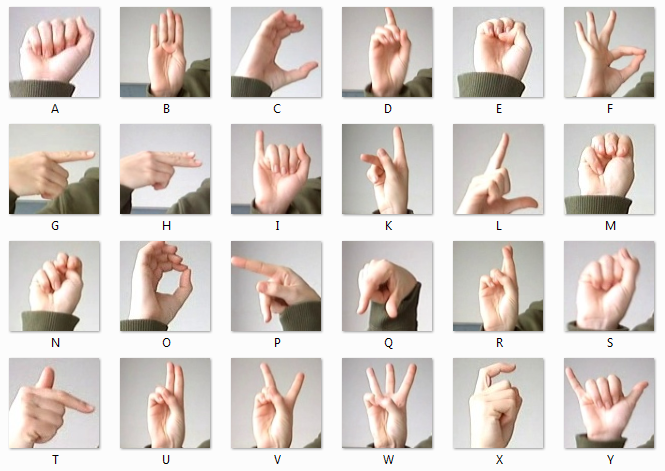
#> input picture Datos/sign-language-mnist/amer_sign2.png, 665 x 471 px, found by its file name
$ jupyter execute --allow-errors 'Imágenes_como_matrices_y_vectores.ipynb'
#> lines starting #> are read from the running program, lines starting #| are printed output that depends on the picture
<a href="https://colab.research.google.com/github/AnIsAsPe/Algebra_lineal-para-ML/blob/main/Im%C3%A1genes_como_matrices_y_vectores.ipynb" target="_parent"></a>

Conjunto de Datos de Kaggle [Sign Language MNIST](https://www.kaggle.com/datamunge/sign-language-mnist) enfocado a clasificación de imágenes

# Importar bibliotecas

[cell 1]
import numpy as np
import pandas as pd
from skimage import io

import matplotlib.pyplot as plt
import seaborn as sns

# Explorar una imágen png

[cell 2]
imagen = io.imread('/content/drive/MyDrive/Datos/sign-language-mnist/amer_sign2.png')
#> imagen is the input picture: shape (471, 665, 4); mean R, G, B, A 216.2, 207.3, 201.9, 255
print(imagen.shape)
#| (471, 665, 4)

* ¿cuántos pixeles tiene la imágen?
* ¿es a color o está en escala de grises?
* ¿cuántos canales tiene?
* ¿Qué significa el cuarto canal llamado "alfa"?

[cell 3]
io.imshow(imagen)
plt.show()

[cell 4]
#profundida del color

print(imagen.min())
#| 0
print(imagen.max())
#| 255

## Dividir imagen por canales

[cell 5]
#los rojos están en primer canal, es necesario eliminar los otros dos
rojo = imagen.copy()
rojo[:, :, 1] = 0
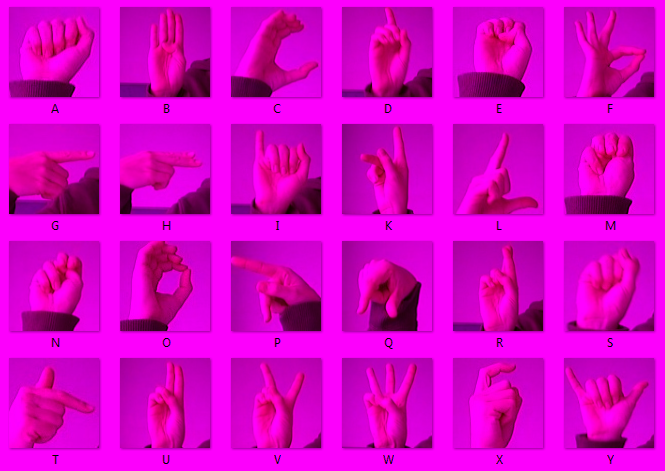
#> rojo: shape (471, 665, 4); mean R, G, B, A 216.2, 0, 201.9, 255
rojo[:, :, 2] = 0
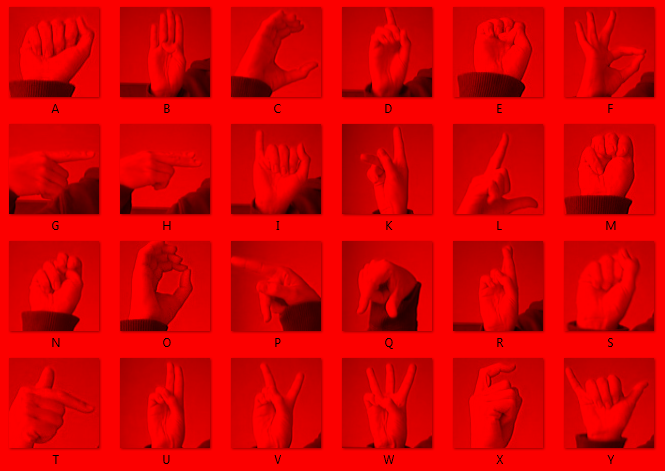
#> rojo: shape (471, 665, 4); mean R, G, B, A 216.2, 0, 0, 255

io.imshow(rojo)
plt.show()

[cell 6]
# ¿por qué no es lo mismo que tomar solo un canal:
io.imshow(imagen[:,:,0])
#¿por qué?
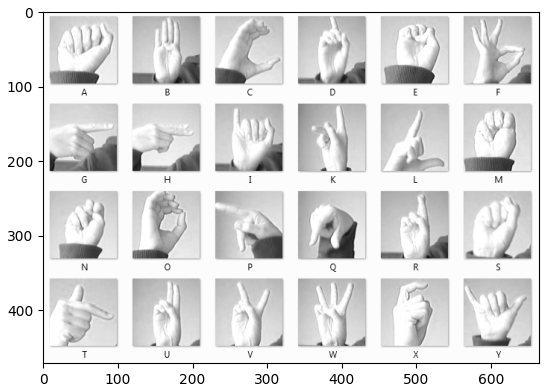
#> figure drawn by matplotlib, 1 panel

[cell 7]
imagen[:,:,0].shape
#> Out = (471, 665)

$ run again, with Datos/sign-language-mnist/amer_sign3.png copied over Datos/sign-language-mnist/amer_sign2.png
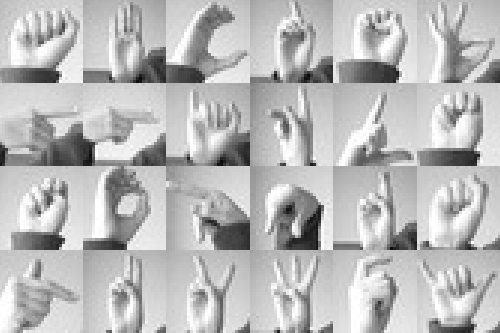
#> input picture Datos/sign-language-mnist/amer_sign3.png, 500 x 333 px, found by its file name
#> imagen is the input picture: shape (333, 500, 4); mean R, G, B, A 185.7, 185.7, 185.7, 255
#| (333, 500, 4)
#| 11
#| 255
#> `rojo[:, :, 2] = 0`:
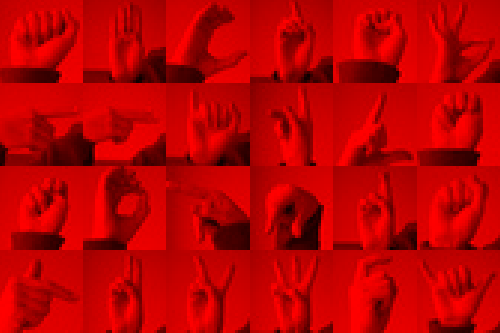
#> rojo: shape (333, 500, 4); mean R, G, B, A 185.7, 0, 0, 255
#> `[cell 6]`:
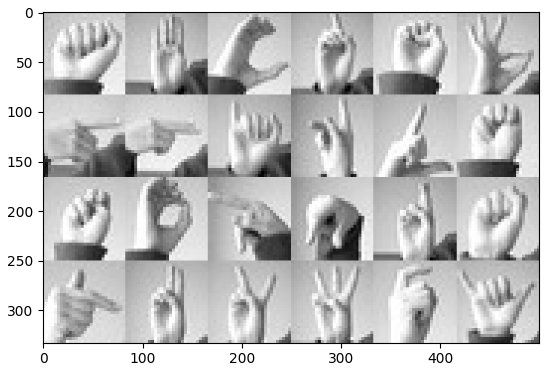
#> figure drawn by matplotlib, 1 panel

$ run again, with Datos/sign-language-mnist/american_sign_language.PNG copied over Datos/sign-language-mnist/amer_sign2.png
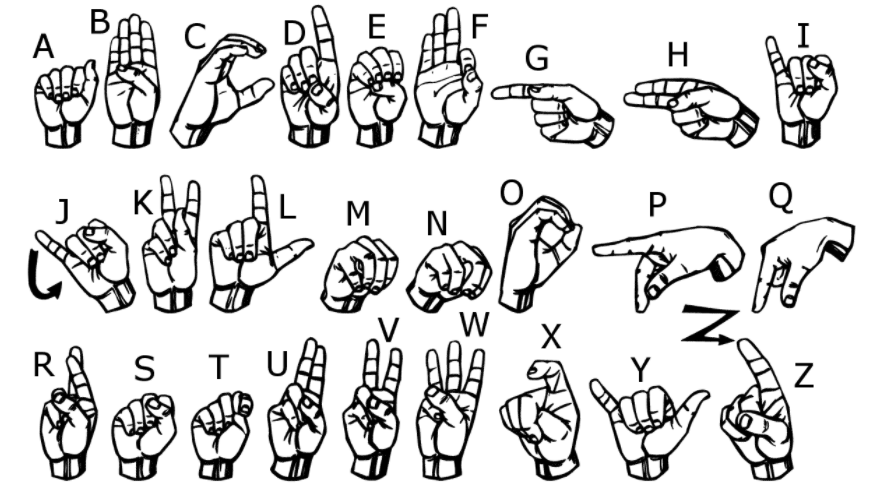
#> input picture Datos/sign-language-mnist/american_sign_language.PNG, 876 x 489 px, found by its file name
#> imagen is the input picture: shape (489, 876, 4); mean R, G, B, A 217.1, 217.1, 217.1, 255
#| (489, 876, 4)
#| 0
#| 255
#> `rojo[:, :, 2] = 0`:
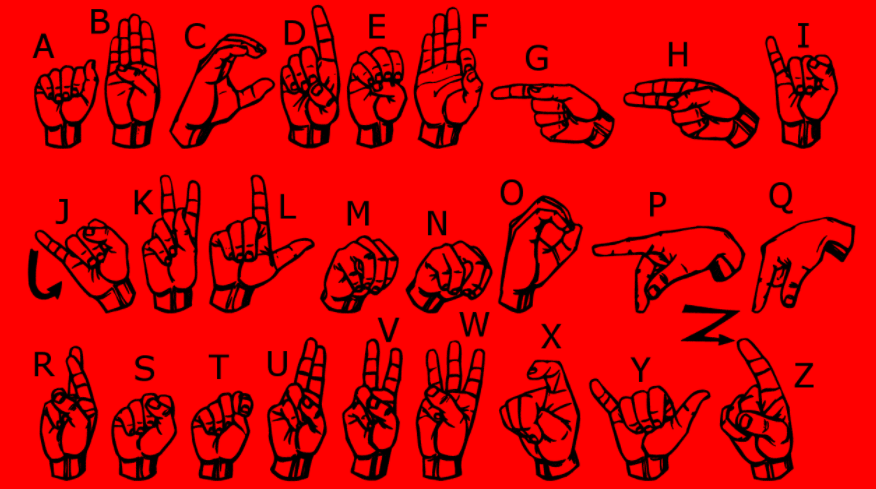
#> rojo: shape (489, 876, 4); mean R, G, B, A 217.1, 0, 0, 255
#> `[cell 6]`:
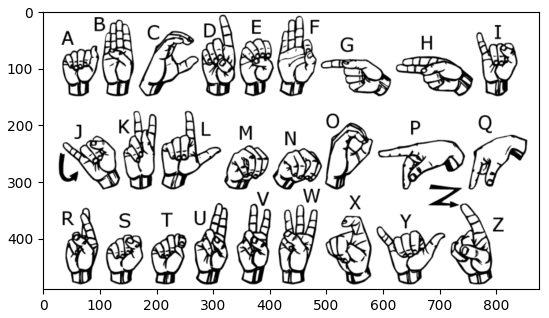
#> figure drawn by matplotlib, 1 panel
